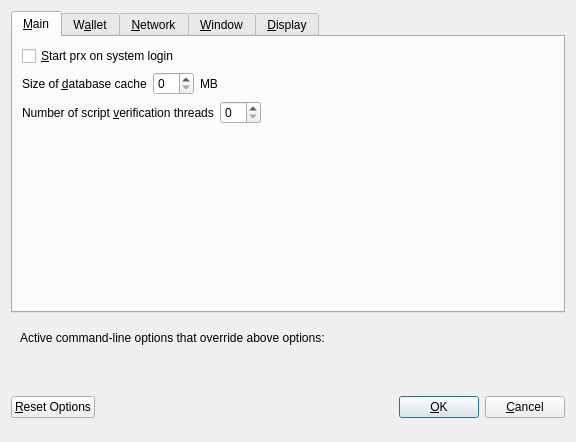
<?xml version="1.0" encoding="UTF-8"?>
<ui version="4.0">
 <class>OptionsDialog</class>
 <widget class="QDialog" name="OptionsDialog">
  <property name="geometry">
   <rect>
    <x>0</x>
    <y>0</y>
    <width>576</width>
    <height>442</height>
   </rect>
  </property>
  <property name="windowTitle">
   <string>Options</string>
  </property>
  <property name="modal">
   <bool>true</bool>
  </property>
  <layout class="QVBoxLayout" name="verticalLayout">
   <item>
    <widget class="QTabWidget" name="tabWidget">
     <property name="currentIndex">
      <number>0</number>
     </property>
     <widget class="QWidget" name="tabMain">
      <attribute name="title">
       <string>&amp;Main</string>
      </attribute>
      <layout class="QVBoxLayout" name="verticalLayout_Main">
       <item>
        <widget class="QCheckBox" name="bitcoinAtStartup">
         <property name="toolTip">
          <string>Automatically start prx after logging in to the system.</string>
         </property>
         <property name="text">
          <string>&amp;Start prx on system login</string>
         </property>
        </widget>
       </item>
       <item>
        <layout class="QHBoxLayout" name="horizontalLayout_2_Main">
         <item>
          <widget class="QLabel" name="databaseCacheLabel">
           <property name="text">
            <string>Size of &amp;database cache</string>
           </property>
           <property name="textFormat">
            <enum>Qt::PlainText</enum>
           </property>
           <property name="buddy">
            <cstring>databaseCache</cstring>
           </property>
          </widget>
         </item>
         <item>
          <widget class="QSpinBox" name="databaseCache"/>
         </item>
         <item>
          <widget class="QLabel" name="databaseCacheUnitLabel">
           <property name="text">
            <string>MB</string>
           </property>
           <property name="textFormat">
            <enum>Qt::PlainText</enum>
           </property>
          </widget>
         </item>
         <item>
          <spacer name="horizontalSpacer_2_Main">
           <property name="orientation">
            <enum>Qt::Horizontal</enum>
           </property>
           <property name="sizeHint" stdset="0">
            <size>
             <width>40</width>
             <height>20</height>
            </size>
           </property>
          </spacer>
         </item>
        </layout>
       </item>
       <item>
        <layout class="QHBoxLayout" name="horizontalLayout_3_Main">
         <item>
          <widget class="QLabel" name="threadsScriptVerifLabel">
           <property name="text">
            <string>Number of script &amp;verification threads</string>
           </property>
           <property name="textFormat">
            <enum>Qt::PlainText</enum>
           </property>
           <property name="buddy">
            <cstring>threadsScriptVerif</cstring>
           </property>
          </widget>
         </item>
         <item>
          <widget class="QSpinBox" name="threadsScriptVerif">
           <property name="toolTip">
            <string>(0 = auto, &lt;0 = leave that many cores free)</string>
           </property>
          </widget>
         </item>
         <item>
          <spacer name="horizontalSpacer_3_Main">
           <property name="orientation">
            <enum>Qt::Horizontal</enum>
           </property>
           <property name="sizeHint" stdset="0">
            <size>
             <width>40</width>
             <height>20</height>
            </size>
           </property>
          </spacer>
         </item>
        </layout>
       </item>
       <item>
        <spacer name="verticalSpacer_2">
         <property name="orientation">
          <enum>Qt::Vertical</enum>
         </property>
         <property name="sizeHint" stdset="0">
          <size>
           <width>20</width>
           <height>40</height>
          </size>
         </property>
        </spacer>
       </item>
      </layout>
     </widget>
     <widget class="QWidget" name="tabWallet">
      <attribute name="title">
       <string>W&amp;allet</string>
      </attribute>
      <layout class="QVBoxLayout" name="verticalLayout_Wallet">
       <item>
        <layout class="QHBoxLayout" name="horizontalLayout_2_Wallet">
         <item>
          <widget class="QLabel" name="labelStakeSplitThresholdText">
           <property name="text">
            <string>Stake split threshold:</string>
           </property>
          </widget>
         </item>
         <item>
          <widget class="QSpinBox" name="spinBoxStakeSplitThreshold">
           <property name="minimum">
            <number>1</number>
           </property>
           <property name="maximum">
            <number>999999</number>
           </property>
          </widget>
         </item>
        </layout>
       </item>
       <item>
        <widget class="QGroupBox" name="groupBox">
         <property name="title">
          <string>Expert</string>
         </property>
         <layout class="QVBoxLayout" name="verticalLayout_2">
          <item>
           <widget class="QCheckBox" name="coinControlFeatures">
            <property name="toolTip">
             <string>Whether to show coin control features or not.</string>
            </property>
            <property name="text">
             <string>Enable coin &amp;control features</string>
            </property>
           </widget>
          </item>
          <item>
           <widget class="QCheckBox" name="showMasternodesTab">
            <property name="toolTip">
             <string>Show additional tab listing all your masternodes in first sub-tab&lt;br/&gt;and all masternodes on the network in second sub-tab.</string>
            </property>
            <property name="text">
             <string>Show Masternodes Tab</string>
            </property>
           </widget>
          </item>
          <item>
           <widget class="QCheckBox" name="spendZeroConfChange">
            <property name="toolTip">
             <string>If you disable the spending of unconfirmed change, the change from a transaction&lt;br/&gt;cannot be used until that transaction has at least one confirmation.&lt;br/&gt;This also affects how your balance is computed.</string>
            </property>
            <property name="text">
             <string>&amp;Spend unconfirmed change</string>
            </property>
           </widget>
          </item>
         </layout>
        </widget>
       </item>
       <item>
        <spacer name="verticalSpacer_Wallet">
         <property name="orientation">
          <enum>Qt::Vertical</enum>
         </property>
         <property name="sizeHint" stdset="0">
          <size>
           <width>20</width>
           <height>40</height>
          </size>
         </property>
        </spacer>
       </item>
      </layout>
     </widget>
     <widget class="QWidget" name="tabNetwork">
      <attribute name="title">
       <string>&amp;Network</string>
      </attribute>
      <layout class="QVBoxLayout" name="verticalLayout_Network">
       <item>
        <widget class="QCheckBox" name="mapPortUpnp">
         <property name="toolTip">
          <string>Automatically open the prx client port on the router. This only works when your router supports UPnP and it is enabled.</string>
         </property>
         <property name="text">
          <string>Map port using &amp;UPnP</string>
         </property>
        </widget>
       </item>
       <item>
        <widget class="QCheckBox" name="allowIncoming">
         <property name="toolTip">
          <string>Accept connections from outside</string>
         </property>
         <property name="text">
          <string>Allow incoming connections</string>
         </property>
        </widget>
       </item>
       <item>
        <widget class="QCheckBox" name="connectSocks">
         <property name="toolTip">
          <string>Connect to the prx network through a SOCKS5 proxy.</string>
         </property>
         <property name="text">
          <string>&amp;Connect through SOCKS5 proxy (default proxy):</string>
         </property>
        </widget>
       </item>
       <item>
        <layout class="QHBoxLayout" name="horizontalLayout_1_Network">
         <item>
          <widget class="QLabel" name="proxyIpLabel">
           <property name="text">
            <string>Proxy &amp;IP:</string>
           </property>
           <property name="textFormat">
            <enum>Qt::PlainText</enum>
           </property>
           <property name="buddy">
            <cstring>proxyIp</cstring>
           </property>
          </widget>
         </item>
         <item>
          <widget class="QValidatedLineEdit" name="proxyIp">
           <property name="minimumSize">
            <size>
             <width>140</width>
             <height>0</height>
            </size>
           </property>
           <property name="maximumSize">
            <size>
             <width>140</width>
             <height>16777215</height>
            </size>
           </property>
           <property name="toolTip">
            <string>IP address of the proxy (e.g. IPv4: 127.0.0.1 / IPv6: ::1)</string>
           </property>
          </widget>
         </item>
         <item>
          <widget class="QLabel" name="proxyPortLabel">
           <property name="text">
            <string>&amp;Port:</string>
           </property>
           <property name="textFormat">
            <enum>Qt::PlainText</enum>
           </property>
           <property name="buddy">
            <cstring>proxyPort</cstring>
           </property>
          </widget>
         </item>
         <item>
          <widget class="QLineEdit" name="proxyPort">
           <property name="minimumSize">
            <size>
             <width>55</width>
             <height>0</height>
            </size>
           </property>
           <property name="maximumSize">
            <size>
             <width>55</width>
             <height>16777215</height>
            </size>
           </property>
           <property name="toolTip">
            <string>Port of the proxy (e.g. 9050)</string>
           </property>
          </widget>
         </item>
         <item>
          <spacer name="horizontalSpacer_1_Network">
           <property name="orientation">
            <enum>Qt::Horizontal</enum>
           </property>
           <property name="sizeHint" stdset="0">
            <size>
             <width>40</width>
             <height>20</height>
            </size>
           </property>
          </spacer>
         </item>
        </layout>
       </item>
       <item>
        <spacer name="verticalSpacer_Network">
         <property name="orientation">
          <enum>Qt::Vertical</enum>
         </property>
         <property name="sizeHint" stdset="0">
          <size>
           <width>20</width>
           <height>40</height>
          </size>
         </property>
        </spacer>
       </item>
      </layout>
     </widget>
     <widget class="QWidget" name="tabWindow">
      <attribute name="title">
       <string>&amp;Window</string>
      </attribute>
      <layout class="QVBoxLayout" name="verticalLayout_Window">
       <item>
        <widget class="QCheckBox" name="minimizeToTray">
         <property name="toolTip">
          <string>Show only a tray icon after minimizing the window.</string>
         </property>
         <property name="text">
          <string>&amp;Minimize to the tray instead of the taskbar</string>
         </property>
        </widget>
       </item>
       <item>
        <widget class="QCheckBox" name="minimizeOnClose">
         <property name="toolTip">
          <string>Minimize instead of exit the application when the window is closed. When this option is enabled, the application will be closed only after selecting Quit in the menu.</string>
         </property>
         <property name="text">
          <string>M&amp;inimize on close</string>
         </property>
        </widget>
       </item>
       <item>
        <spacer name="verticalSpacer_Window">
         <property name="orientation">
          <enum>Qt::Vertical</enum>
         </property>
         <property name="sizeHint" stdset="0">
          <size>
           <width>20</width>
           <height>40</height>
          </size>
         </property>
        </spacer>
       </item>
      </layout>
     </widget>
     <widget class="QWidget" name="tabDisplay">
      <attribute name="title">
       <string>&amp;Display</string>
      </attribute>
      <layout class="QVBoxLayout" name="verticalLayout_Display">
       <item>
        <layout class="QHBoxLayout" name="horizontalLayout_1_Display">
         <item>
          <widget class="QLabel" name="langLabel">
           <property name="text">
            <string>User Interface &amp;language:</string>
           </property>
           <property name="textFormat">
            <enum>Qt::PlainText</enum>
           </property>
           <property name="buddy">
            <cstring>lang</cstring>
           </property>
          </widget>
         </item>
         <item>
          <widget class="QValueComboBox" name="lang">
           <property name="toolTip">
            <string>The user interface language can be set here. This setting will take effect after restarting prx.</string>
           </property>
          </widget>
         </item>
        </layout>
       </item>
       <item>
        <widget class="Line" name="line">
         <property name="orientation">
          <enum>Qt::Horizontal</enum>
         </property>
        </widget>
       </item>
       <item>
        <layout class="QHBoxLayout" name="horizontalLayout_2_Display">
         <item>
          <widget class="QLabel" name="unitLabel">
           <property name="text">
            <string>&amp;Unit to show amounts in:</string>
           </property>
           <property name="textFormat">
            <enum>Qt::PlainText</enum>
           </property>
           <property name="buddy">
            <cstring>unit</cstring>
           </property>
          </widget>
         </item>
         <item>
          <widget class="QValueComboBox" name="unit">
           <property name="toolTip">
            <string>Choose the default subdivision unit to show in the interface and when sending coins.</string>
           </property>
          </widget>
         </item>
        </layout>
       </item>
       <item>
        <layout class="QHBoxLayout" name="horizontalLayout_5_Display">
         <item>
          <widget class="QLabel" name="digitsLabel">
           <property name="text">
            <string>Decimal digits</string>
           </property>
          </widget>
         </item>
         <item>
          <widget class="QValueComboBox" name="digits"/>
         </item>
        </layout>
       </item>
       <item>
        <layout class="QHBoxLayout" name="horizontalLayout_3_Display">
         <item>
          <widget class="QLabel" name="thirdPartyTxUrlsLabel">
           <property name="toolTip">
            <string>Third party URLs (e.g. a block explorer) that appear in the transactions tab as context menu items. %s in the URL is replaced by transaction hash. Multiple URLs are separated by vertical bar |.</string>
           </property>
           <property name="text">
            <string>Third party transaction URLs</string>
           </property>
           <property name="buddy">
            <cstring>thirdPartyTxUrls</cstring>
           </property>
          </widget>
         </item>
         <item>
          <widget class="QLineEdit" name="thirdPartyTxUrls">
           <property name="toolTip">
            <string>Third party URLs (e.g. a block explorer) that appear in the transactions tab as context menu items. %s in the URL is replaced by transaction hash. Multiple URLs are separated by vertical bar |.</string>
           </property>
          </widget>
         </item>
        </layout>
       </item>
       <item>
        <spacer name="verticalSpacer">
         <property name="orientation">
          <enum>Qt::Vertical</enum>
         </property>
         <property name="sizeHint" stdset="0">
          <size>
           <width>20</width>
           <height>40</height>
          </size>
         </property>
        </spacer>
       </item>
      </layout>
     </widget>
    </widget>
   </item>
   <item>
    <widget class="QFrame" name="frame">
     <layout class="QVBoxLayout" name="verticalLayout_Bottom">
      <item>
       <layout class="QHBoxLayout" name="horizontalLayout_Bottom">
        <item>
         <widget class="QLabel" name="overriddenByCommandLineInfoLabel">
          <property name="text">
           <string>Active command-line options that override above options:</string>
          </property>
          <property name="textFormat">
           <enum>Qt::PlainText</enum>
          </property>
         </widget>
        </item>
        <item>
         <spacer name="horizontalSpacer_Bottom">
          <property name="orientation">
           <enum>Qt::Horizontal</enum>
          </property>
          <property name="sizeHint" stdset="0">
           <size>
            <width>40</width>
            <height>20</height>
           </size>
          </property>
         </spacer>
        </item>
       </layout>
      </item>
      <item>
       <widget class="QLabel" name="overriddenByCommandLineLabel">
        <property name="text">
         <string/>
        </property>
        <property name="textFormat">
         <enum>Qt::PlainText</enum>
        </property>
        <property name="wordWrap">
         <bool>true</bool>
        </property>
       </widget>
      </item>
     </layout>
    </widget>
   </item>
   <item>
    <layout class="QHBoxLayout" name="horizontalLayout_Buttons">
     <item>
      <widget class="QPushButton" name="resetButton">
       <property name="toolTip">
        <string>Reset all client options to default.</string>
       </property>
       <property name="text">
        <string>&amp;Reset Options</string>
       </property>
       <property name="autoDefault">
        <bool>false</bool>
       </property>
      </widget>
     </item>
     <item>
      <spacer name="horizontalSpacer_1">
       <property name="orientation">
        <enum>Qt::Horizontal</enum>
       </property>
       <property name="sizeHint" stdset="0">
        <size>
         <width>40</width>
         <height>48</height>
        </size>
       </property>
      </spacer>
     </item>
     <item>
      <widget class="QLabel" name="statusLabel">
       <property name="minimumSize">
        <size>
         <width>200</width>
         <height>0</height>
        </size>
       </property>
       <property name="font">
        <font>
         <weight>75</weight>
         <bold>true</bold>
        </font>
       </property>
       <property name="text">
        <string/>
       </property>
       <property name="textFormat">
        <enum>Qt::PlainText</enum>
       </property>
       <property name="wordWrap">
        <bool>true</bool>
       </property>
      </widget>
     </item>
     <item>
      <spacer name="horizontalSpacer_2">
       <property name="orientation">
        <enum>Qt::Horizontal</enum>
       </property>
       <property name="sizeHint" stdset="0">
        <size>
         <width>40</width>
         <height>48</height>
        </size>
       </property>
      </spacer>
     </item>
     <item>
      <widget class="QPushButton" name="okButton">
       <property name="text">
        <string>&amp;OK</string>
       </property>
       <property name="autoDefault">
        <bool>false</bool>
       </property>
       <property name="default">
        <bool>true</bool>
       </property>
      </widget>
     </item>
     <item>
      <widget class="QPushButton" name="cancelButton">
       <property name="text">
        <string>&amp;Cancel</string>
       </property>
       <property name="autoDefault">
        <bool>false</bool>
       </property>
      </widget>
     </item>
    </layout>
   </item>
  </layout>
 </widget>
 <customwidgets>
  <customwidget>
   <class>QValidatedLineEdit</class>
   <extends>QLineEdit</extends>
   <header>qvalidatedlineedit.h</header>
  </customwidget>
  <customwidget>
   <class>QValueComboBox</class>
   <extends>QComboBox</extends>
   <header>qvaluecombobox.h</header>
  </customwidget>
 </customwidgets>
 <resources/>
 <connections/>
</ui>
